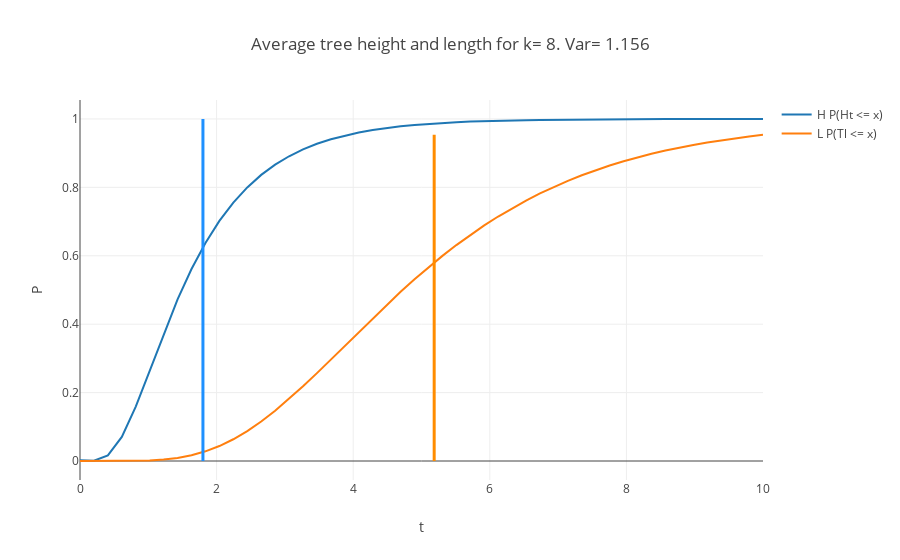

Notebook code cell kept with this figure:
### Code cell
X_exp= list(np.linspace(0,10,50))

Hm= [prob_Hn(t,k) for t in X_exp]
mean_h= Hmean(k)
var_h= Varmean(k)

Lm= [LnT(t,k) for t in X_exp]
mean_l= meanLt(k)
var_l= varLn(k)

###

fig_c= [go.Scatter(
    x= X_exp,
    y= Hm,
    mode= 'lines',
    name= 'H P(Ht <= x)'
)]

fig_c.append(go.Scatter(
    x= X_exp,
    y= Lm,
    mode= 'lines',
    name= 'L P(Tl <= x)'
))

layout= go.Layout(
    title= 'Average tree height and length for k= {}. Var= {}'.format(k,round(var_h,3)),
    yaxis= dict(title= 'P'),
    xaxis= dict(title= 't'),
    shapes= [
        # Line Vertical
        {
            'type': 'line',
            'x0': mean_h,
            'y0': 0,
            'x1': mean_h,
            'y1': max(Hm),
            'line': {
                'color': 'rgb(30,144,255)',
                'width': 3,
            },
        },
            {
            'type': 'line',
            'x0': mean_l,
            'y0': 0,
            'x1': mean_l,
            'y1': max(Lm),
            'line': {
                'color': 'rgb(255,140,0)',
                'width': 3,
            },
        }]
)


Fig= go.Figure(data= fig_c, layout= layout)
iplot(Fig)

### Figure 1 — Plotly figure (JSON) as saved in the notebook; plotly's stock layout.template omitted (floating-point values rounded to 4 significant figures)
{"data": [{"mode": "lines", "name": "H P(Ht <= x)", "type": "scatter", "uid": "a65615c8-1721-4246-8ac4-029c5983862f", "x": [0, 0.2041, 0.4082, 0.6122, 0.8163, 1.02, 1.224, 1.429, 1.633, 1.837, 2.041, 2.245, 2.449, 2.653, 2.857, 3.061, 3.265, 3.469, 3.673, 3.878, 4.082, 4.286, 4.49, 4.694, 4.898, 5.102, 5.306, 5.51, 5.714, 5.918, 6.122, 6.327, 6.531, 6.735, 6.939, 7.143, 7.347, 7.551, 7.755, 7.959, 8.163, 8.367, 8.571, 8.776, 8.98, 9.184, 9.388, 9.592, 9.796, 10], "y": [0.002331, 0.0006669, 0.01651, 0.07049, 0.1592, 0.265, 0.3725, 0.4726, 0.5614, 0.6376, 0.702, 0.7556, 0.7999, 0.8365, 0.8664, 0.891, 0.911, 0.9274, 0.9408, 0.9517, 0.9606, 0.9679, 0.9738, 0.9786, 0.9826, 0.9858, 0.9884, 0.9906, 0.9923, 0.9937, 0.9949, 0.9958, 0.9966, 0.9972, 0.9977, 0.9982, 0.9985, 0.9988, 0.999, 0.9992, 0.9993, 0.9995, 0.9996, 0.9996, 0.9997, 0.9998, 0.9998, 0.9998, 0.9999, 0.9999]}, {"mode": "lines", "name": "L P(Tl <= x)", "type": "scatter", "uid": "8a27273c-72cc-4761-96e0-4370d1fe05e9", "x": [0, 0.2041, 0.4082, 0.6122, 0.8163, 1.02, 1.224, 1.429, 1.633, 1.837, 2.041, 2.245, 2.449, 2.653, 2.857, 3.061, 3.265, 3.469, 3.673, 3.878, 4.082, 4.286, 4.49, 4.694, 4.898, 5.102, 5.306, 5.51, 5.714, 5.918, 6.122, 6.327, 6.531, 6.735, 6.939, 7.143, 7.347, 7.551, 7.755, 7.959, 8.163, 8.367, 8.571, 8.776, 8.98, 9.184, 9.388, 9.592, 9.796, 10], "y": [0, 8.084e-08, 7.306e-06, 8.868e-05, 0.0004748, 0.001628, 0.004219, 0.009031, 0.01683, 0.02827, 0.04377, 0.06353, 0.0875, 0.1154, 0.1469, 0.1814, 0.2183, 0.2569, 0.2967, 0.3371, 0.3775, 0.4175, 0.4566, 0.4947, 0.5313, 0.5664, 0.5997, 0.6313, 0.661, 0.6888, 0.7148, 0.739, 0.7614, 0.7822, 0.8014, 0.819, 0.8353, 0.8501, 0.8638, 0.8763, 0.8877, 0.8981, 0.9075, 0.9162, 0.924, 0.9312, 0.9377, 0.9436, 0.9489, 0.9538]}], "layout": {"shapes": [{"line": {"color": "rgb(30,144,255)", "width": 3}, "type": "line", "x0": 1.8, "x1": 1.8, "y0": 0, "y1": 0.9999}, {"line": {"color": "rgb(255,140,0)", "width": 3}, "type": "line", "x0": 5.186, "x1": 5.186, "y0": 0, "y1": 0.9538}], "title": {"text": "Average tree height and length for k= 8. Var= 1.156"}, "xaxis": {"title": {"text": "t"}}, "yaxis": {"title": {"text": "P"}}}}
